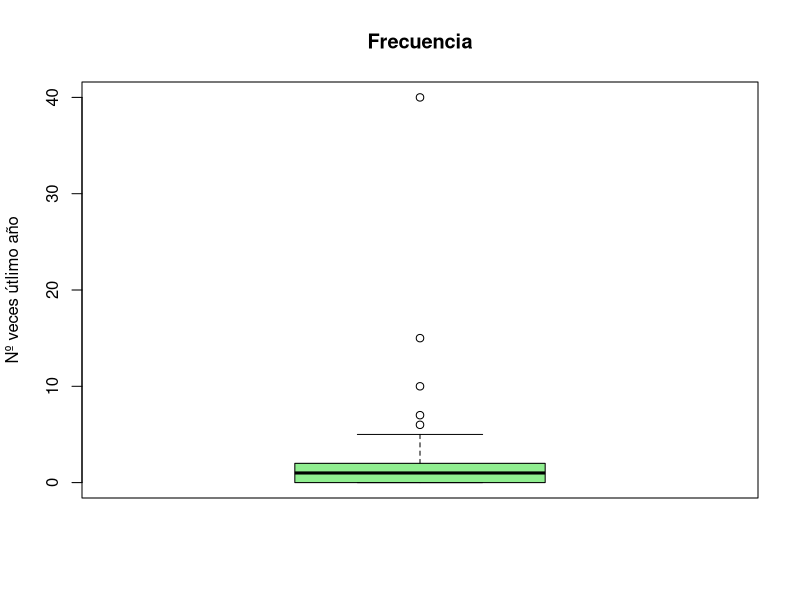
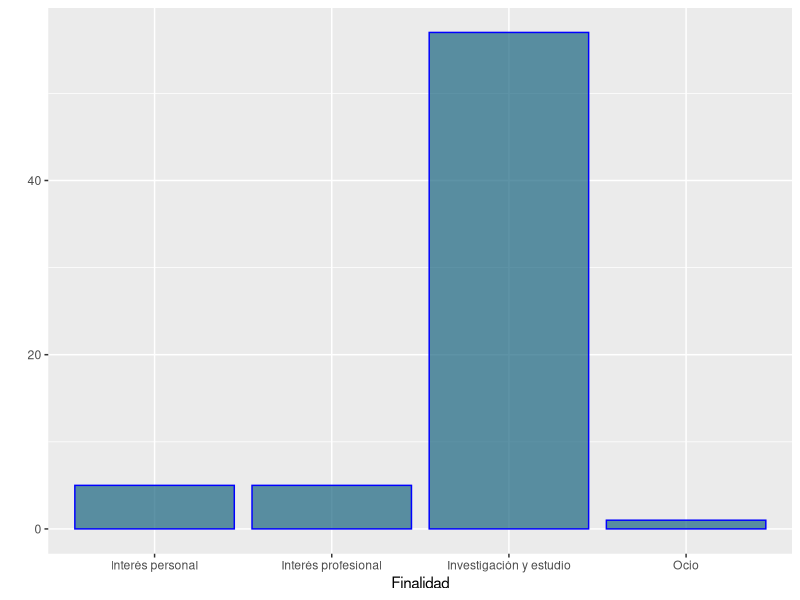
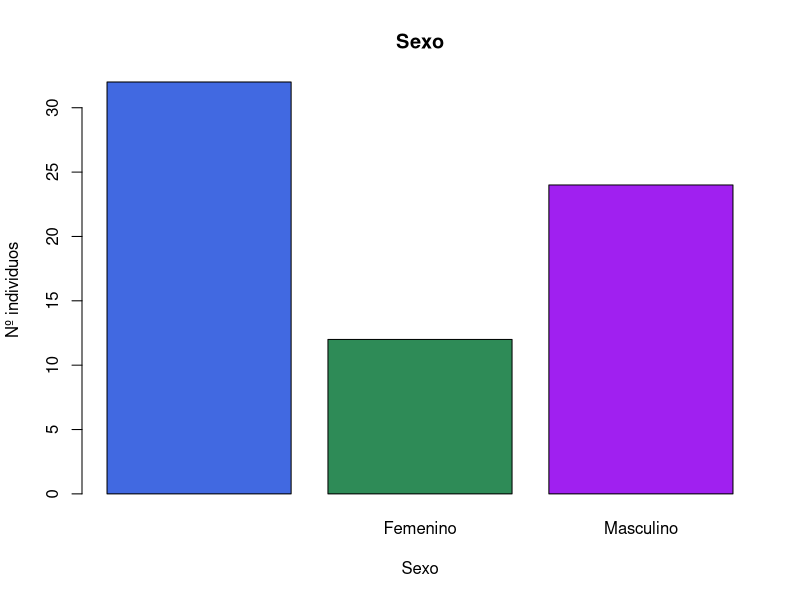
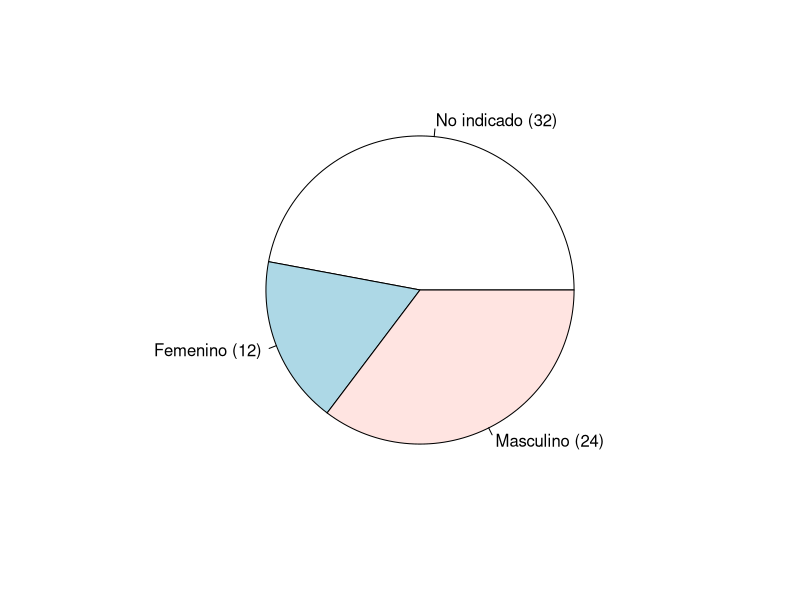
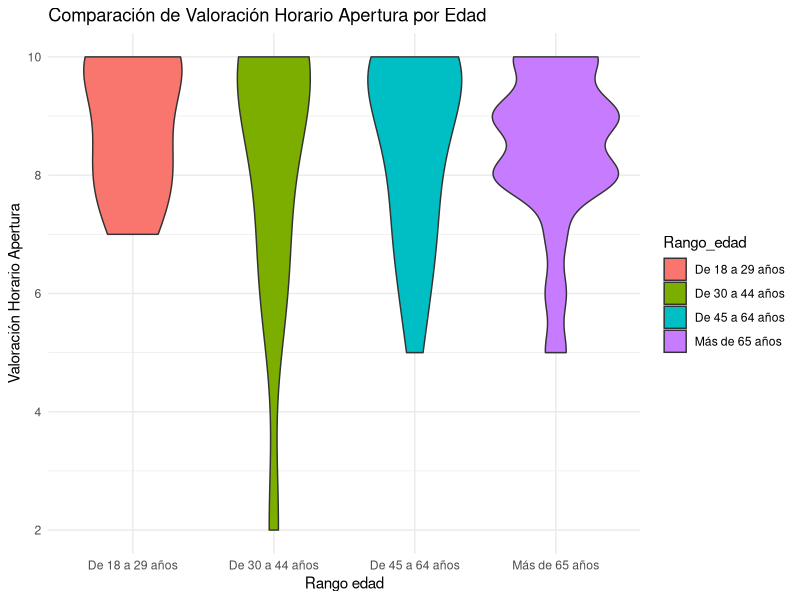
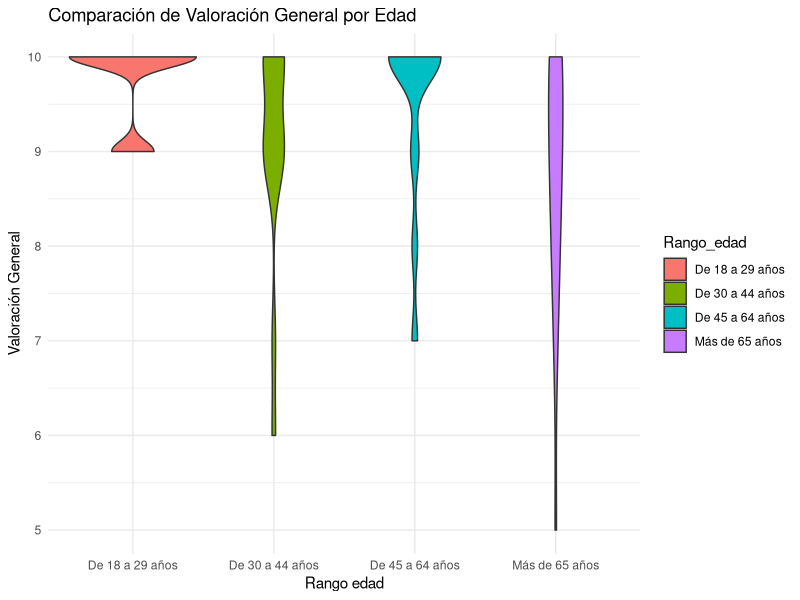
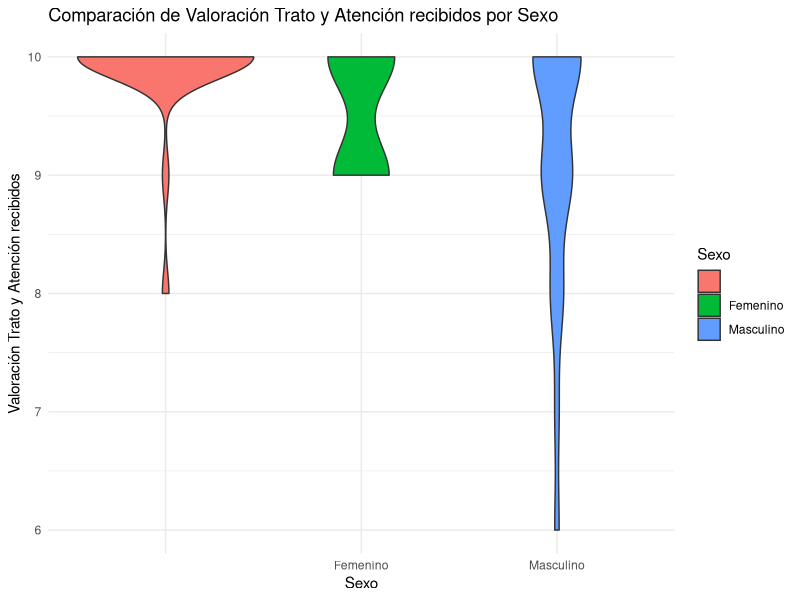

The R script that drew these images, in order:
## ---- chunk 1
knitr::opts_chunk$set(echo = TRUE)
library(tidyverse)
library(knitr)
## ---- chunk 2
data_biblio <- read.csv("biblioteca_historica_2023.csv", header = TRUE, sep = ";")
## ---- chunk 3
colnames(data_biblio) <- c("Inicio_encuesta", "Finalidad", "Frecuencia", "Uso_consulta_sala", "Valoracion_consulta_sala", "Valoracion_tiempo_espera", "Uso_repografia", "Valoracion_repografia", "Participacion_actividades", "Valoracion_actividades", "Uso_reserva_doc", "Valoracion_reserva_doc", "Conoce_web", "Valoracion_actualización_info_contenidos", "Valoracion_facil_buscar_catalogo", "Valoracion_facil_localizar_obras_digital", "Valoracion_tiempo_descarga_doc_digital", "Valoracion_edificio_instalaciones", "Valoracion_horario_apertura", "Valoracion_info_recibida", "Valoracion_red_wifi", "Valoracion_trato_atencion", "Valoracion_proceso_carnes", "Valoracion_adecuacion_necesidades", "Valoracion_general", "Sugerencias", "Servivio_respecto_esperado", "Rango_edad", "Sexo")
## ---- chunk 4
kable(head(data_biblio))
## ---- chunk 5
data_biblio$Frecuencia = as.numeric(data_biblio$Frecuencia)
table(data_biblio$Frecuencia)
median(data_biblio$Frecuencia)
## ---- chunk 6
boxplot(data_biblio$Frecuencia, col = "lightgreen", main = "Frecuencia", ylab = "Nº veces útlimo año")
## ---- chunk 7
data_biblio$Finalidad = as.factor(data_biblio$Finalidad)
levels(data_biblio$Finalidad)
table(data_biblio$Finalidad)
## ---- chunk 8
ggplot(data_biblio, aes(x=data_biblio$Finalidad)) +
  geom_bar(color="blue", fill=rgb(0.1,0.4,0.5,0.7))+
  xlab("Finalidad")+ylab("")
## ---- chunk 9
data_biblio$Rango_edad = as.factor(data_biblio$Rango_edad)
levels(data_biblio$Rango_edad)
## ---- chunk 10
data_biblio$Sexo = as.factor(data_biblio$Sexo)
levels(data_biblio$Sexo)
table(data_biblio$Sexo)
## ---- chunk 11
plot(x = data_biblio$Sexo, main = "Sexo", xlab = "Sexo", ylab = "Nº individuos", col = c("royalblue", "seagreen", "purple"))
pie(table(data_biblio$Sexo), labels = c("No indicado (32)", "Femenino (12)", "Masculino (24)"))
## ---- chunk 12
ggplot(data_biblio, aes(x = Rango_edad, y = Valoracion_horario_apertura, fill = Rango_edad)) +
  geom_violin() +
  labs(x = "Rango edad", y = "Valoración Horario Apertura", title = "Comparación de Valoración Horario Apertura por Edad") +
  theme_minimal()
## ---- chunk 13
ggplot(data_biblio, aes(x = Rango_edad, y = Valoracion_general, fill = Rango_edad)) +
  geom_violin() +
  labs(x = "Rango edad", y = "Valoración General", title = "Comparación de Valoración General por Edad") +
  theme_minimal()
## ---- chunk 14
ggplot(data_biblio, aes(x = Sexo, y = Valoracion_trato_atencion, fill = Sexo)) +
  geom_violin() +
  labs(x = "Sexo", y = "Valoración Trato y Atención recibidos", title = "Comparación de Valoración Trato y Atención recibidos por Sexo") +
  theme_minimal()
